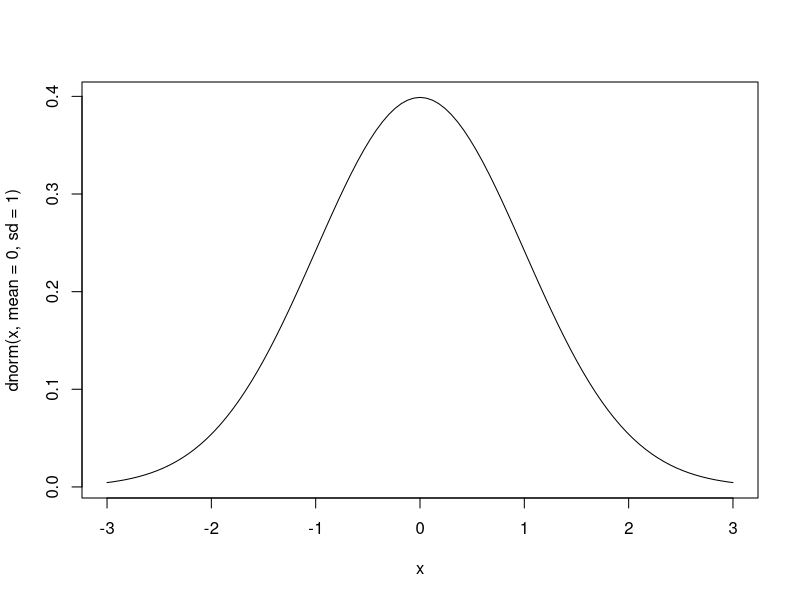
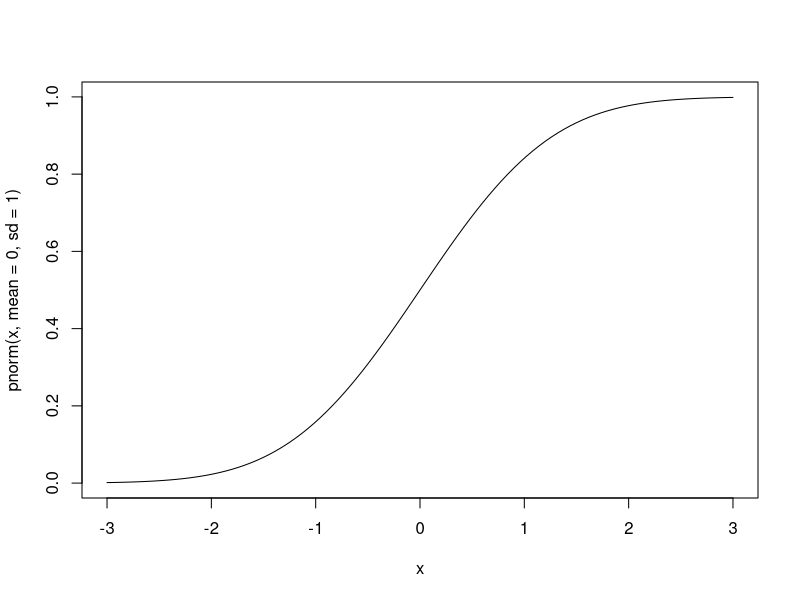
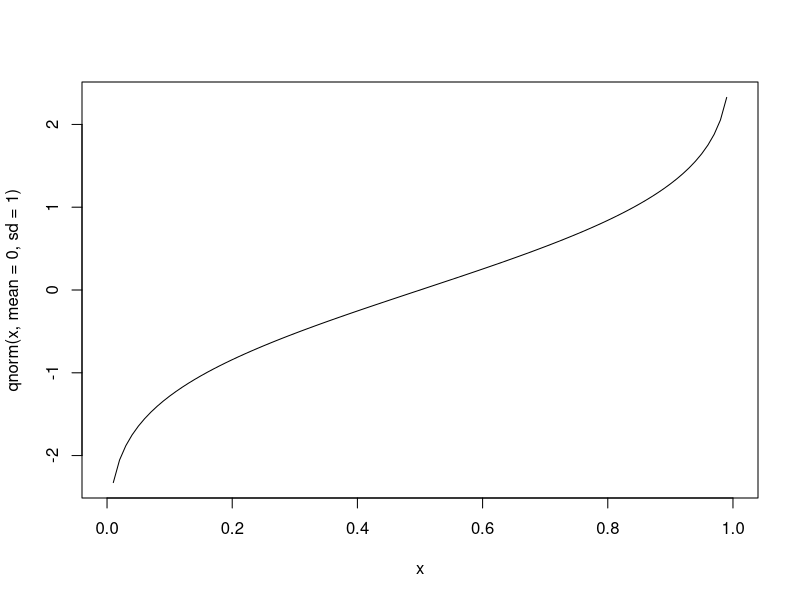
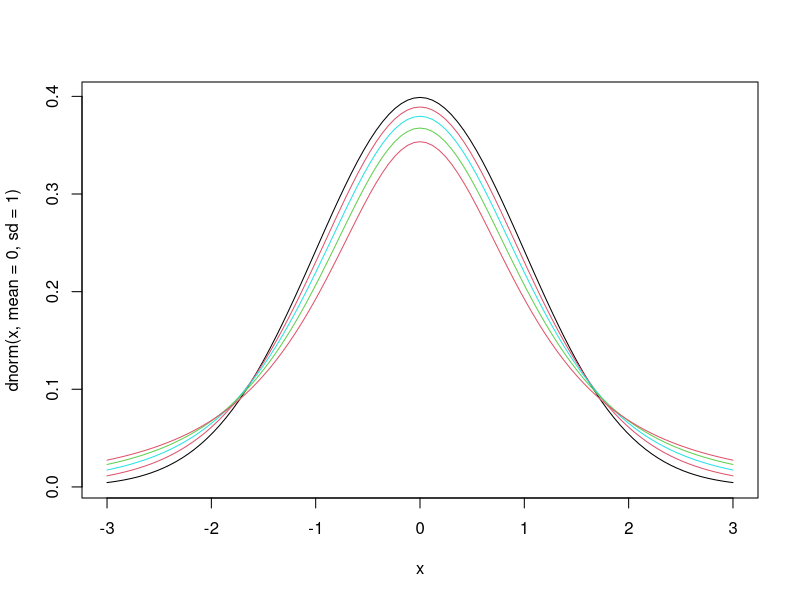
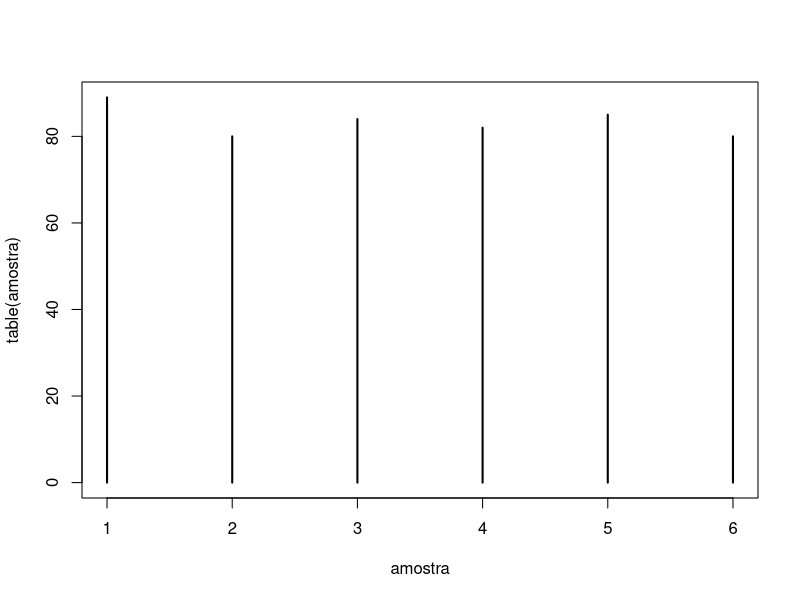
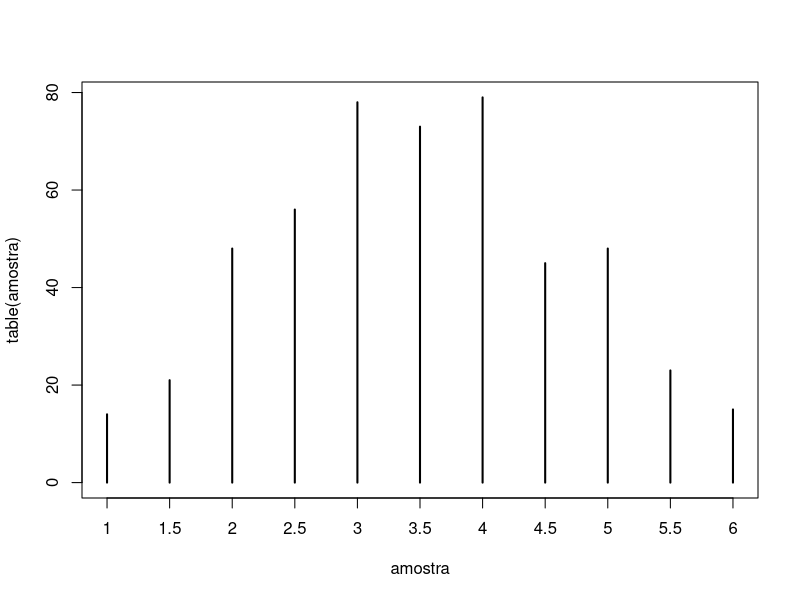
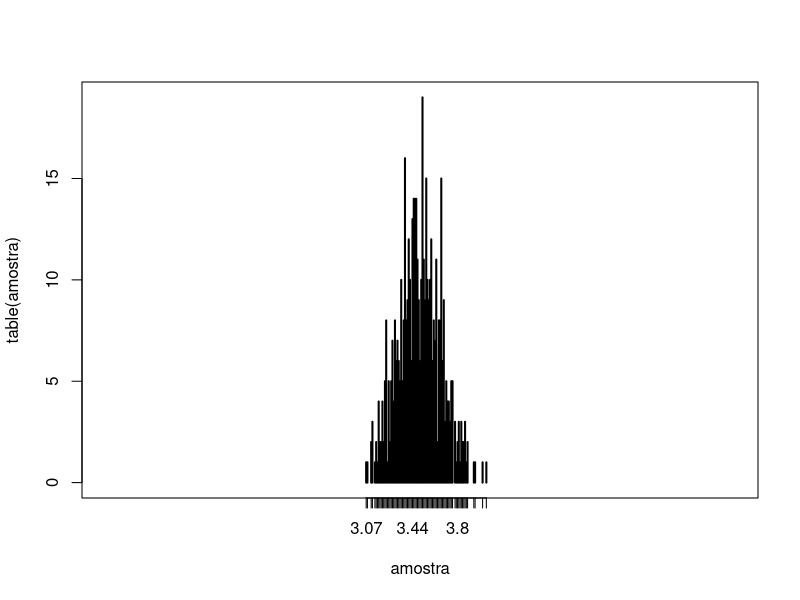

These figures' R source, in order:
## ---- chunk 1
knitr::opts_chunk$set(echo = TRUE)
## ---- chunk 2
dnorm(1.96, mean=0, sd=1) # probabilidade para escore padrão de 1,96
dnorm(-1.96, mean=0, sd=1) # probabilidade para escore padrão de -1,96
## ---- chunk 3
pnorm(1.96, mean=0, sd=1) # probabilidade acumulada para escore padrão de 1,96
pnorm(-1.96, mean=0, sd=1) # probabilidade acumulada para escore padrão de -1,96
## ---- chunk 4
pnorm(1.96, mean=0, sd=1) - pnorm(-1.96, mean=0, sd=1)
## ---- chunk 5
qnorm(0.975, mean=0, sd=1) # quantil dada o quantil de 97,5%
qnorm(0.025, mean=0, sd=1) # quantil dada o quantil de 2,5%
## ---- chunk 6
# pdf de normal padrão com estatística (escore padrão) no intervalo -3 e 3
curve(dnorm(x, mean=0, sd=1), from=-3, to=3)

# cdf de normal padrão com estatística (escore padrão) no intervalo -3 e 3
curve(pnorm(x, mean=0, sd=1), from=-3, to=3)

# quantil de normal padrão com probabilidade acumulada no intervalo 0 e 1
curve(qnorm(x, mean=0, sd=1), from=0, to=1)
## ---- chunk 7
curve(dnorm(x, mean=0, sd=1), from=-3, to=3, pch=".") # fdp normal padrão

for (n in c(10, 5, 3, 2)) {
    curve(dt(x, df=n), from=-3, to=3, col=n, add=T) # fdp t-student
}
## ---- chunk 8
sample(letters, 5) # Amostragem de 5 letras

sample(1:10, 4) # Amostragem de 4 números de 1 a 10

sample(1:10) # Permutação (amostra mesma qtd de elementos do vetor)

sample(1:10, replace = TRUE) # Amostragem com reposição
## ---- chunk 9
sample(1:6, 1) # amostra um número dentro do vetor 1:6
## ---- chunk 10
amostra = replicate(500, expr=sample(1:6, 1))
table(amostra) # tabela com contagem das jogadas

# Gráfico
plot(table(amostra), type="h")
## ---- chunk 11
mean(sample(1:6, 2))
## ---- chunk 12
amostra = replicate(500, mean(sample(1:6, 2, replace=T)))
table(amostra) # tabela com contagem das médias de 2 jogadas

# Gráfico
plot(table(amostra), type="h")
## ---- chunk 13
N = 100
amostra = replicate(500, mean(sample(1:6, N, replace=T)))

# Gráfico
plot(table(amostra), type="h", xlim=c(1,6))
## ---- chunk 14
rnorm(5) # gerando 5 números aleatórios
## ---- chunk 15
# definindo seed
set.seed(2022)
rnorm(5)

# sem definir seed
rnorm(5)

# definindo seed
set.seed(2022)
rnorm(5)
## ---- chunk 16
SR87 = c(10, 1, 6, .45, 1.25, 1.3, 1.06, 3, 8.18, 1.67, .98,
         1, .45, 5.03, 8, 9, 18, .28, 7, 3.97)
SR88 = c(3, 1, 5, .5, 1.54, 1.5, .8, 2, .67, 1.17, .51, .5, 
         .61, 6.7, 4, 7, 19, .2, 5, 3.83)
## ---- chunk 17
Change = SR88 - SR87 # vetor de variações
n = length(Change) # quantidade de empresas/tamanho do vetor Variacao
avgChange = mean(Change) # média do vetor Variacao
sdChange = sd(Change) # desvio padrão do vetor Variacao
## ---- chunk 18
se = sdChange / sqrt(n) # erro padrão
CV = qt(.975, n-1) # valor crítico para intervalo de confiança de 95%
## ---- chunk 19
c(avgChange - CV*se, avgChange + CV*se) # limites inferior e superior do intervalo

# também poderíamos escrever o intervalo mais sucintamente:
avgChange + CV * c(-se, se)
## ---- chunk 20
# Estatística t para H0: mu = 0
t = (avgChange - 0) / se
print(paste0("estatística t = ", abs(t), " > ", CV, " = valor crítico"))
## ---- chunk 21
p = 2 * (1 - pt(abs(t), n-1))
print(paste0("p-valor = ", p, " < 0.05 = nível de significância"))
## ---- chunk 22
testresults = t.test(Change)
testresults
## ---- chunk 23
names(testresults)
## ---- chunk 24
testresults$p.value
